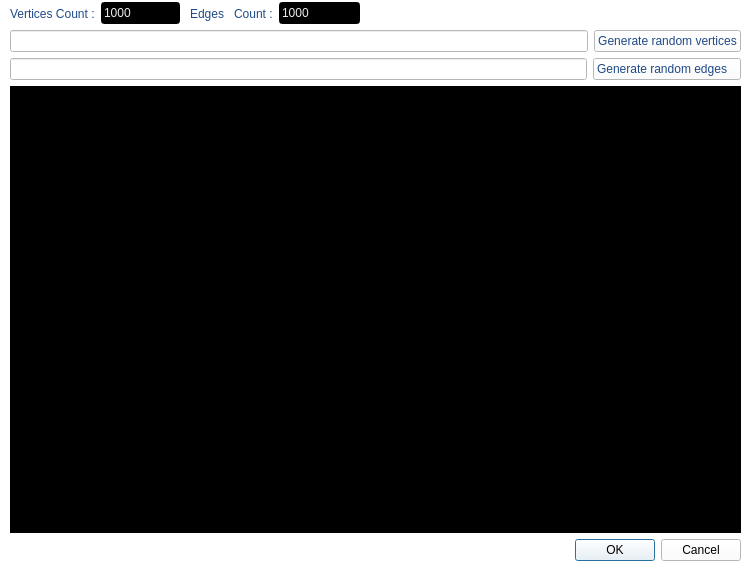
<?xml version="1.0" encoding="UTF-8"?>
<ui version="4.0">
 <class>RandomDialog</class>
 <widget class="QWidget" name="RandomDialog">
  <property name="geometry">
   <rect>
    <x>0</x>
    <y>0</y>
    <width>750</width>
    <height>570</height>
   </rect>
  </property>
  <property name="maximumSize">
   <size>
    <width>751</width>
    <height>570</height>
   </size>
  </property>
  <property name="windowTitle">
   <string>Form</string>
  </property>
  <property name="styleSheet">
   <string notr="true">background-color: rgb(255, 255, 255);</string>
  </property>
  <widget class="QWidget" name="verticalLayoutWidget">
   <property name="geometry">
    <rect>
     <x>10</x>
     <y>30</y>
     <width>731</width>
     <height>531</height>
    </rect>
   </property>
   <layout class="QVBoxLayout" name="verticalLayout">
    <item>
     <layout class="QHBoxLayout" name="horizontalLayout">
      <item>
       <widget class="QLineEdit" name="vertexLineEdit"/>
      </item>
      <item>
       <widget class="QPushButton" name="vertexPushButton">
        <property name="styleSheet">
         <string notr="true">color: rgb(32, 74, 135);
border-color: rgb(32, 74, 135);</string>
        </property>
        <property name="text">
         <string>Generate random vertices</string>
        </property>
       </widget>
      </item>
     </layout>
    </item>
    <item>
     <layout class="QHBoxLayout" name="horizontalLayout_2">
      <item>
       <widget class="QLineEdit" name="edgeLineEdit"/>
      </item>
      <item>
       <widget class="QPushButton" name="edgePushButton">
        <property name="styleSheet">
         <string notr="true">color: rgb(32, 74, 135);
border-color: rgb(32, 74, 135);</string>
        </property>
        <property name="text">
         <string>Generate random edges   </string>
        </property>
       </widget>
      </item>
     </layout>
    </item>
    <item>
     <widget class="QTextBrowser" name="textBrowser">
      <property name="styleSheet">
       <string notr="true">color: rgb(238, 238, 236);
background-color: rgb(0, 0, 0);
border-color: rgb(32, 74, 135);</string>
      </property>
     </widget>
    </item>
    <item>
     <widget class="QDialogButtonBox" name="buttonBox">
      <property name="orientation">
       <enum>Qt::Horizontal</enum>
      </property>
      <property name="standardButtons">
       <set>QDialogButtonBox::Cancel|QDialogButtonBox::Ok</set>
      </property>
     </widget>
    </item>
   </layout>
  </widget>
  <widget class="QWidget" name="horizontalLayoutWidget_4">
   <property name="geometry">
    <rect>
     <x>190</x>
     <y>0</y>
     <width>170</width>
     <height>27</height>
    </rect>
   </property>
   <layout class="QHBoxLayout" name="horizontalLayout_4">
    <item>
     <widget class="QLabel" name="edgesCountLable">
      <property name="styleSheet">
       <string notr="true">color: rgb(32, 74, 135);
border-color: rgb(32, 74, 135);</string>
      </property>
      <property name="text">
       <string>Edges   Count :</string>
      </property>
     </widget>
    </item>
    <item>
     <widget class="QLineEdit" name="edgeCountLineEdit">
      <property name="styleSheet">
       <string notr="true">color: rgb(238, 238, 236);
background-color: rgb(0, 0, 0);
border-color: rgb(32, 74, 135);</string>
      </property>
      <property name="text">
       <string>1000</string>
      </property>
     </widget>
    </item>
   </layout>
  </widget>
  <widget class="QWidget" name="horizontalLayoutWidget_3">
   <property name="geometry">
    <rect>
     <x>10</x>
     <y>0</y>
     <width>170</width>
     <height>27</height>
    </rect>
   </property>
   <layout class="QHBoxLayout" name="horizontalLayout_3">
    <item>
     <widget class="QLabel" name="verticesCountLabel">
      <property name="styleSheet">
       <string notr="true">color: rgb(32, 74, 135);
border-color: rgb(32, 74, 135);</string>
      </property>
      <property name="text">
       <string>Vertices Count :</string>
      </property>
     </widget>
    </item>
    <item>
     <widget class="QLineEdit" name="vertexCountLineEdit">
      <property name="styleSheet">
       <string notr="true">color: rgb(238, 238, 236);
background-color: rgb(0, 0, 0);
border-color: rgb(32, 74, 135);
</string>
      </property>
      <property name="text">
       <string>1000</string>
      </property>
     </widget>
    </item>
   </layout>
  </widget>
 </widget>
 <resources/>
 <connections/>
</ui>
